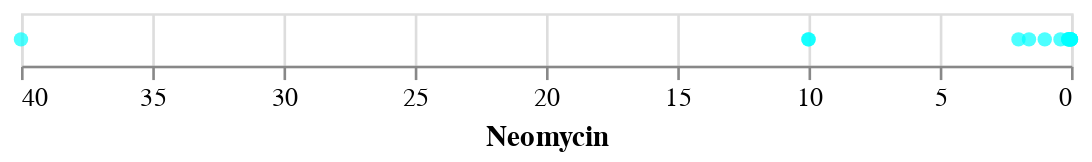

The notebook cell saved with this chart:
### Code cell
alt.Chart(df).mark_circle(color="aqua").encode(
    alt.X("Neomycin:Q", scale=alt.Scale(type="linear"), sort="descending")
)

### Figure 1 — Vega-Lite specification as saved in the notebook (floating-point values rounded to 4 significant figures)
{"$schema": "https://vega.github.io/schema/vega-lite/v4.8.1.json", "config": {"view": {"continuousHeight": 300, "continuousWidth": 400}}, "data": {"name": "data-8833440f737304311e72aeeffd7b9881"}, "datasets": {"data-8833440f737304311e72aeeffd7b9881": [{"Bacteria": "Aerobacter aerogenes", "Genus": "other", "Gram_Staining": "negative", "Neomycin": 1.6, "Penicillin": 870, "Streptomycin": 1}, {"Bacteria": "Bacillus anthracis", "Genus": "other", "Gram_Staining": "positive", "Neomycin": 0.007, "Penicillin": 0.001, "Streptomycin": 0.01}, {"Bacteria": "Brucella abortus", "Genus": "other", "Gram_Staining": "negative", "Neomycin": 0.02, "Penicillin": 1, "Streptomycin": 2}, {"Bacteria": "Diplococcus pneumoniae", "Genus": "other", "Gram_Staining": "positive", "Neomycin": 10, "Penicillin": 0.005, "Streptomycin": 11}, {"Bacteria": "Escherichia coli", "Genus": "other", "Gram_Staining": "negative", "Neomycin": 0.1, "Penicillin": 100, "Streptomycin": 0.4}, {"Bacteria": "Klebsiella pneumoniae", "Genus": "other", "Gram_Staining": "negative", "Neomycin": 1, "Penicillin": 850, "Streptomycin": 1.2}, {"Bacteria": "Mycobacterium tuberculosis", "Genus": "other", "Gram_Staining": "negative", "Neomycin": 2, "Penicillin": 800, "Streptomycin": 5}, {"Bacteria": "Proteus vulgaris", "Genus": "other", "Gram_Staining": "negative", "Neomycin": 0.1, "Penicillin": 3, "Streptomycin": 0.1}, {"Bacteria": "Pseudomonas aeruginosa", "Genus": "other", "Gram_Staining": "negative", "Neomycin": 0.4, "Penicillin": 850, "Streptomycin": 2}, {"Bacteria": "Salmonella (Eberthella) typhosa", "Genus": "Salmonella", "Gram_Staining": "negative", "Neomycin": 0.008, "Penicillin": 1, "Streptomycin": 0.4}, {"Bacteria": "Salmonella schottmuelleri", "Genus": "Salmonella", "Gram_Staining": "negative", "Neomycin": 0.09, "Penicillin": 10, "Streptomycin": 0.8}, {"Bacteria": "Staphylococcus albus", "Genus": "Staphylococcus", "Gram_Staining": "positive", "Neomycin": 0.001, "Penicillin": 0.007, "Streptomycin": 0.1}, {"Bacteria": "Staphylococcus aureus", "Genus": "Staphylococcus", "Gram_Staining": "positive", "Neomycin": 0.001, "Penicillin": 0.03, "Streptomycin": 0.03}, {"Bacteria": "Streptococcus fecalis", "Genus": "Streptococcus", "Gram_Staining": "positive", "Neomycin": 0.1, "Penicillin": 1, "Streptomycin": 1}, {"Bacteria": "Streptococcus hemolyticus", "Genus": "Streptococcus", "Gram_Staining": "positive", "Neomycin": 10, "Penicillin": 0.001, "Streptomycin": 14}, {"Bacteria": "Streptococcus viridans", "Genus": "Streptococcus", "Gram_Staining": "positive", "Neomycin": 40, "Penicillin": 0.005, "Streptomycin": 10}]}, "encoding": {"x": {"field": "Neomycin", "scale": {"type": "linear"}, "sort": "descending", "type": "quantitative"}}, "mark": {"color": "aqua", "type": "circle"}}
